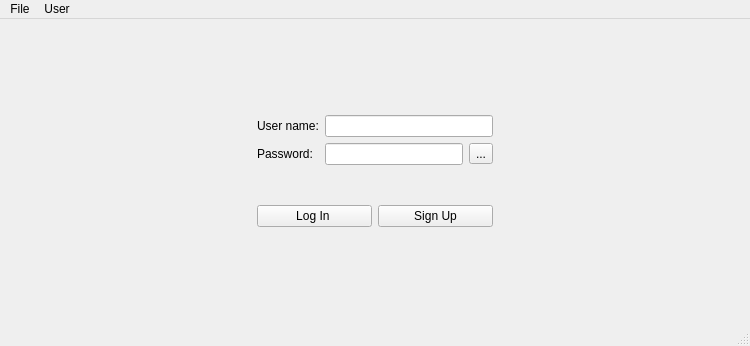
<?xml version="1.0" encoding="UTF-8"?>
<ui version="4.0">
 <class>MainWindow</class>
 <widget class="QMainWindow" name="MainWindow">
  <property name="geometry">
   <rect>
    <x>0</x>
    <y>0</y>
    <width>750</width>
    <height>346</height>
   </rect>
  </property>
  <property name="sizePolicy">
   <sizepolicy hsizetype="Expanding" vsizetype="Preferred">
    <horstretch>0</horstretch>
    <verstretch>0</verstretch>
   </sizepolicy>
  </property>
  <property name="windowTitle">
   <string>MainWindow</string>
  </property>
  <widget class="QWidget" name="centralWidget">
   <layout class="QVBoxLayout" name="verticalLayout">
    <item>
     <widget class="QStackedWidget" name="stackedWidget">
      <property name="sizePolicy">
       <sizepolicy hsizetype="Expanding" vsizetype="Expanding">
        <horstretch>0</horstretch>
        <verstretch>0</verstretch>
       </sizepolicy>
      </property>
      <widget class="QWidget" name="loginPage">
       <layout class="QHBoxLayout" name="horizontalLayout_2">
        <item>
         <spacer name="horizontalSpacer">
          <property name="orientation">
           <enum>Qt::Horizontal</enum>
          </property>
          <property name="sizeType">
           <enum>QSizePolicy::Expanding</enum>
          </property>
          <property name="sizeHint" stdset="0">
           <size>
            <width>40</width>
            <height>20</height>
           </size>
          </property>
         </spacer>
        </item>
        <item>
         <layout class="QVBoxLayout" name="verticalLayout_3">
          <item>
           <spacer name="verticalSpacer_3">
            <property name="orientation">
             <enum>Qt::Vertical</enum>
            </property>
            <property name="sizeType">
             <enum>QSizePolicy::Preferred</enum>
            </property>
            <property name="sizeHint" stdset="0">
             <size>
              <width>20</width>
              <height>40</height>
             </size>
            </property>
           </spacer>
          </item>
          <item>
           <layout class="QGridLayout" name="gridLayout">
            <item row="2" column="0">
             <widget class="QLabel" name="lblUsername">
              <property name="text">
               <string>User name:</string>
              </property>
             </widget>
            </item>
            <item row="3" column="0">
             <widget class="QLabel" name="lblPassword">
              <property name="text">
               <string>Password:</string>
              </property>
             </widget>
            </item>
            <item row="3" column="1">
             <widget class="QLineEdit" name="editPassword">
              <property name="styleSheet">
               <string notr="true"/>
              </property>
              <property name="echoMode">
               <enum>QLineEdit::Password</enum>
              </property>
             </widget>
            </item>
            <item row="3" column="2">
             <widget class="QToolButton" name="btnShowPass">
              <property name="text">
               <string>...</string>
              </property>
              <property name="icon">
               <iconset>
                <normaloff>icons8-eye-32.png</normaloff>icons8-eye-32.png</iconset>
              </property>
              <property name="iconSize">
               <size>
                <width>16</width>
                <height>16</height>
               </size>
              </property>
             </widget>
            </item>
            <item row="2" column="1" colspan="2">
             <widget class="QLineEdit" name="editUsername">
              <property name="styleSheet">
               <string notr="true"/>
              </property>
             </widget>
            </item>
           </layout>
          </item>
          <item>
           <layout class="QHBoxLayout" name="horizontalLayout">
            <item>
             <widget class="QPushButton" name="btnLogin">
              <property name="text">
               <string>Log In </string>
              </property>
             </widget>
            </item>
            <item>
             <widget class="QPushButton" name="btnSignUp">
              <property name="text">
               <string>Sign Up</string>
              </property>
             </widget>
            </item>
           </layout>
          </item>
          <item>
           <spacer name="verticalSpacer_5">
            <property name="orientation">
             <enum>Qt::Vertical</enum>
            </property>
            <property name="sizeType">
             <enum>QSizePolicy::Preferred</enum>
            </property>
            <property name="sizeHint" stdset="0">
             <size>
              <width>20</width>
              <height>40</height>
             </size>
            </property>
           </spacer>
          </item>
         </layout>
        </item>
        <item>
         <spacer name="horizontalSpacer_2">
          <property name="orientation">
           <enum>Qt::Horizontal</enum>
          </property>
          <property name="sizeType">
           <enum>QSizePolicy::Expanding</enum>
          </property>
          <property name="sizeHint" stdset="0">
           <size>
            <width>40</width>
            <height>20</height>
           </size>
          </property>
         </spacer>
        </item>
       </layout>
      </widget>
      <widget class="QWidget" name="homePage">
       <layout class="QVBoxLayout" name="verticalLayout_2">
        <item>
         <layout class="QHBoxLayout" name="horizontalLayout_3">
          <item>
           <widget class="QPushButton" name="btnAddBill">
            <property name="text">
             <string>Add</string>
            </property>
           </widget>
          </item>
          <item>
           <spacer name="horizontalSpacer_3">
            <property name="orientation">
             <enum>Qt::Horizontal</enum>
            </property>
            <property name="sizeType">
             <enum>QSizePolicy::Expanding</enum>
            </property>
            <property name="sizeHint" stdset="0">
             <size>
              <width>40</width>
              <height>20</height>
             </size>
            </property>
           </spacer>
          </item>
          <item>
           <widget class="QPushButton" name="btnFindItem">
            <property name="text">
             <string>Find Item</string>
            </property>
           </widget>
          </item>
         </layout>
        </item>
        <item>
         <widget class="QTreeWidget" name="treeBill">
          <column>
           <property name="text">
            <string>Time Create</string>
           </property>
           <property name="textAlignment">
            <set>AlignCenter</set>
           </property>
          </column>
          <column>
           <property name="text">
            <string>Item</string>
           </property>
           <property name="textAlignment">
            <set>AlignCenter</set>
           </property>
          </column>
          <column>
           <property name="text">
            <string>Type Item</string>
           </property>
           <property name="textAlignment">
            <set>AlignCenter</set>
           </property>
          </column>
          <column>
           <property name="text">
            <string>ID</string>
           </property>
           <property name="textAlignment">
            <set>AlignCenter</set>
           </property>
          </column>
          <column>
           <property name="text">
            <string>Amount</string>
           </property>
           <property name="textAlignment">
            <set>AlignCenter</set>
           </property>
          </column>
          <column>
           <property name="text">
            <string>Sale Type</string>
           </property>
           <property name="textAlignment">
            <set>AlignCenter</set>
           </property>
          </column>
          <column>
           <property name="text">
            <string>Price</string>
           </property>
           <property name="textAlignment">
            <set>AlignCenter</set>
           </property>
          </column>
          <column>
           <property name="text">
            <string>User Create</string>
           </property>
           <property name="textAlignment">
            <set>AlignCenter</set>
           </property>
          </column>
          <column>
           <property name="text">
            <string>Notice</string>
           </property>
           <property name="textAlignment">
            <set>AlignCenter</set>
           </property>
          </column>
         </widget>
        </item>
       </layout>
      </widget>
      <widget class="QWidget" name="findPage">
       <layout class="QVBoxLayout" name="verticalLayout_6">
        <item>
         <layout class="QHBoxLayout" name="horizontalLayout_4">
          <item>
           <widget class="QLabel" name="lblFilter">
            <property name="text">
             <string>Filter: </string>
            </property>
           </widget>
          </item>
          <item>
           <widget class="QComboBox" name="comboFilter"/>
          </item>
          <item>
           <spacer name="horizontalSpacer_4">
            <property name="orientation">
             <enum>Qt::Horizontal</enum>
            </property>
            <property name="sizeHint" stdset="0">
             <size>
              <width>40</width>
              <height>20</height>
             </size>
            </property>
           </spacer>
          </item>
          <item>
           <widget class="QLabel" name="lblFind">
            <property name="text">
             <string>Find with: </string>
            </property>
           </widget>
          </item>
          <item>
           <widget class="QLineEdit" name="editFind"/>
          </item>
          <item>
           <widget class="QPushButton" name="btnFind">
            <property name="text">
             <string>Find</string>
            </property>
           </widget>
          </item>
          <item>
           <spacer name="horizontalSpacer_5">
            <property name="orientation">
             <enum>Qt::Horizontal</enum>
            </property>
            <property name="sizeHint" stdset="0">
             <size>
              <width>40</width>
              <height>20</height>
             </size>
            </property>
           </spacer>
          </item>
         </layout>
        </item>
        <item>
         <layout class="QHBoxLayout" name="horizontalLayout_5">
          <item>
           <layout class="QVBoxLayout" name="verticalLayout_4">
            <item>
             <widget class="QLabel" name="lblResult">
              <property name="text">
               <string>Result:</string>
              </property>
             </widget>
            </item>
            <item>
             <widget class="QTableWidget" name="tableResult">
              <column>
               <property name="text">
                <string>Type Name</string>
               </property>
               <property name="textAlignment">
                <set>AlignCenter</set>
               </property>
              </column>
              <column>
               <property name="text">
                <string>Item Name</string>
               </property>
               <property name="textAlignment">
                <set>AlignCenter</set>
               </property>
              </column>
              <column>
               <property name="text">
                <string>ID</string>
               </property>
               <property name="textAlignment">
                <set>AlignCenter</set>
               </property>
              </column>
              <column>
               <property name="text">
                <string>Existed</string>
               </property>
               <property name="textAlignment">
                <set>AlignCenter</set>
               </property>
              </column>
              <column>
               <property name="text">
                <string>Unit Price</string>
               </property>
               <property name="textAlignment">
                <set>AlignCenter</set>
               </property>
              </column>
              <column>
               <property name="text">
                <string>Whole Price</string>
               </property>
               <property name="textAlignment">
                <set>AlignCenter</set>
               </property>
              </column>
              <column>
               <property name="text">
                <string>OriginPrice</string>
               </property>
               <property name="textAlignment">
                <set>AlignCenter</set>
               </property>
              </column>
              <column>
               <property name="text">
                <string>Notice</string>
               </property>
               <property name="textAlignment">
                <set>AlignCenter</set>
               </property>
              </column>
             </widget>
            </item>
           </layout>
          </item>
          <item>
           <widget class="Line" name="line">
            <property name="orientation">
             <enum>Qt::Vertical</enum>
            </property>
           </widget>
          </item>
          <item>
           <layout class="QVBoxLayout" name="verticalLayout_5">
            <item>
             <widget class="QLabel" name="lblImage">
              <property name="sizePolicy">
               <sizepolicy hsizetype="Fixed" vsizetype="Fixed">
                <horstretch>0</horstretch>
                <verstretch>0</verstretch>
               </sizepolicy>
              </property>
              <property name="text">
               <string>Image</string>
              </property>
             </widget>
            </item>
            <item>
             <widget class="QLabel" name="imgAvatar">
              <property name="sizePolicy">
               <sizepolicy hsizetype="Expanding" vsizetype="Preferred">
                <horstretch>0</horstretch>
                <verstretch>0</verstretch>
               </sizepolicy>
              </property>
              <property name="frameShape">
               <enum>QFrame::Box</enum>
              </property>
              <property name="text">
               <string>No Image</string>
              </property>
             </widget>
            </item>
           </layout>
          </item>
         </layout>
        </item>
        <item>
         <layout class="QHBoxLayout" name="horizontalLayout_6">
          <item>
           <spacer name="horizontalSpacer_6">
            <property name="orientation">
             <enum>Qt::Horizontal</enum>
            </property>
            <property name="sizeHint" stdset="0">
             <size>
              <width>40</width>
              <height>20</height>
             </size>
            </property>
           </spacer>
          </item>
          <item>
           <widget class="QPushButton" name="btnHomePage">
            <property name="text">
             <string>Home Page</string>
            </property>
           </widget>
          </item>
         </layout>
        </item>
       </layout>
      </widget>
     </widget>
    </item>
   </layout>
  </widget>
  <widget class="QMenuBar" name="menuBar">
   <property name="geometry">
    <rect>
     <x>0</x>
     <y>0</y>
     <width>750</width>
     <height>24</height>
    </rect>
   </property>
   <widget class="QMenu" name="menuFile">
    <property name="title">
     <string>File</string>
    </property>
    <widget class="QMenu" name="menuNew">
     <property name="title">
      <string>New</string>
     </property>
     <addaction name="actionItem"/>
     <addaction name="actionType_Item"/>
     <addaction name="actionBill"/>
    </widget>
    <widget class="QMenu" name="menuStatistic">
     <property name="title">
      <string>Statistic</string>
     </property>
     <addaction name="actionItem_Table"/>
     <addaction name="actionBill_Table"/>
    </widget>
    <widget class="QMenu" name="menuExport_Excel_File">
     <property name="title">
      <string>Export Excel File</string>
     </property>
     <addaction name="actionItem_File"/>
     <addaction name="actionBill_File"/>
    </widget>
    <addaction name="menuNew"/>
    <addaction name="menuStatistic"/>
    <addaction name="menuExport_Excel_File"/>
    <addaction name="separator"/>
    <addaction name="actionExit"/>
   </widget>
   <widget class="QMenu" name="menuUser">
    <property name="title">
     <string>User</string>
    </property>
    <addaction name="actionShow_User_Info"/>
    <addaction name="separator"/>
    <addaction name="actionLogin"/>
   </widget>
   <addaction name="menuFile"/>
   <addaction name="menuUser"/>
  </widget>
  <widget class="QStatusBar" name="statusBar"/>
  <action name="actionExit">
   <property name="text">
    <string>Exit</string>
   </property>
   <property name="shortcut">
    <string>Ctrl+Q</string>
   </property>
  </action>
  <action name="actionShow_User_Info">
   <property name="text">
    <string>Show User Info</string>
   </property>
  </action>
  <action name="actionLogin">
   <property name="text">
    <string>Log Out</string>
   </property>
   <property name="shortcut">
    <string>Ctrl+Shift+L</string>
   </property>
  </action>
  <action name="actionItem">
   <property name="text">
    <string>Item</string>
   </property>
   <property name="shortcut">
    <string>Ctrl+N</string>
   </property>
  </action>
  <action name="actionType_Item">
   <property name="text">
    <string>Type Item</string>
   </property>
   <property name="shortcut">
    <string>Ctrl+Shift+N</string>
   </property>
  </action>
  <action name="actionBill">
   <property name="text">
    <string>Bill</string>
   </property>
   <property name="shortcut">
    <string>Ctrl+Shift+A</string>
   </property>
  </action>
  <action name="actionItem_Table">
   <property name="text">
    <string>Item Table</string>
   </property>
   <property name="shortcut">
    <string>Ctrl+V</string>
   </property>
  </action>
  <action name="actionBill_Table">
   <property name="text">
    <string>Bill Table</string>
   </property>
   <property name="shortcut">
    <string>Ctrl+Shift+V</string>
   </property>
  </action>
  <action name="actionItem_File">
   <property name="text">
    <string>Item File</string>
   </property>
  </action>
  <action name="actionBill_File">
   <property name="text">
    <string>Bill File</string>
   </property>
  </action>
 </widget>
 <layoutdefault spacing="6" margin="11"/>
 <tabstops>
  <tabstop>editUsername</tabstop>
  <tabstop>editPassword</tabstop>
  <tabstop>btnShowPass</tabstop>
  <tabstop>btnLogin</tabstop>
  <tabstop>btnSignUp</tabstop>
  <tabstop>btnFindItem</tabstop>
  <tabstop>treeBill</tabstop>
  <tabstop>comboFilter</tabstop>
  <tabstop>btnAddBill</tabstop>
  <tabstop>editFind</tabstop>
  <tabstop>btnFind</tabstop>
  <tabstop>tableResult</tabstop>
  <tabstop>btnHomePage</tabstop>
 </tabstops>
 <resources/>
 <connections/>
</ui>
